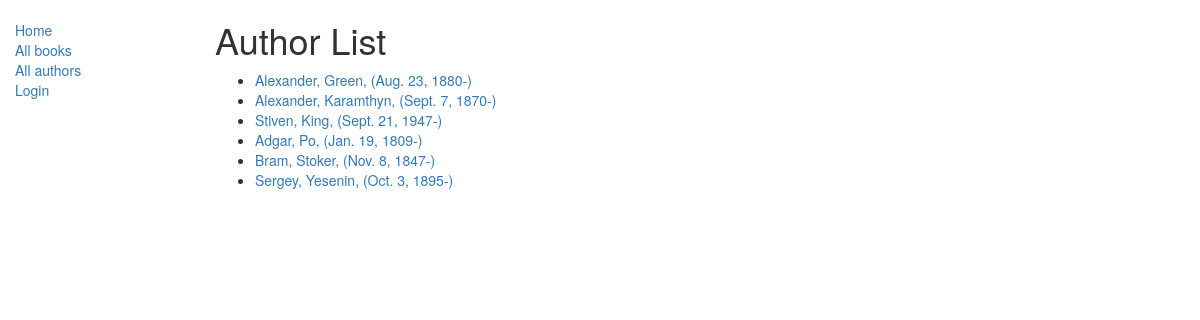
/catalog/author/, run on the app's committed database.
### catalog/models.py (models this page shows, shortened)
class Author(models.Model):
    first_name = models.CharField(max_length=100)
    last_name = models.CharField(max_length=100)
    date_of_birth = models.DateField(null=True, blank=True)
    date_of_death = models.DateField('died', null=True, blank=True)
    class Meta:
        ordering = ['last_name', 'first_name']
    def get_absolute_url(self):
        return reverse('author-detail', args=[str(self.id)])

### catalog/views.py (the view)
class AuthorListView(generic.ListView):
    model = Author
    paginate_by = 10

### catalog/templates/catalog/author_list.html
{% extends "base_generic.html" %}
{% block content %}
    <h1>Author List</h1>
    {% if author_list %}
    <ul>
      {% for author in author_list %}
      <li>
        <a href="{{ author.get_absolute_url }}">{{ author.first_name }}, {{ author.last_name }}, ({{ author.date_of_birth }}-)</a>
      </li>
      {% endfor %}
    </ul>
    {% else %}
      <p>This author is not in the library</p>
    {% endif %}
{% endblock %}

### data on the page
Author: first_name "Alexander", last_name "Green", date_of_birth "Aug. 23, 1880"
Author: first_name "Alexander", last_name "Karamthyn", date_of_birth "Sept. 7, 1870"
Author: first_name "Stiven", last_name "King", date_of_birth "Sept. 21, 1947"
Author: first_name "Adgar", last_name "Po", date_of_birth "Jan. 19, 1809"
Author: first_name "Bram", last_name "Stoker", date_of_birth "Nov. 8, 1847"
Author: first_name "Sergey", last_name "Yesenin", date_of_birth "Oct. 3, 1895"
